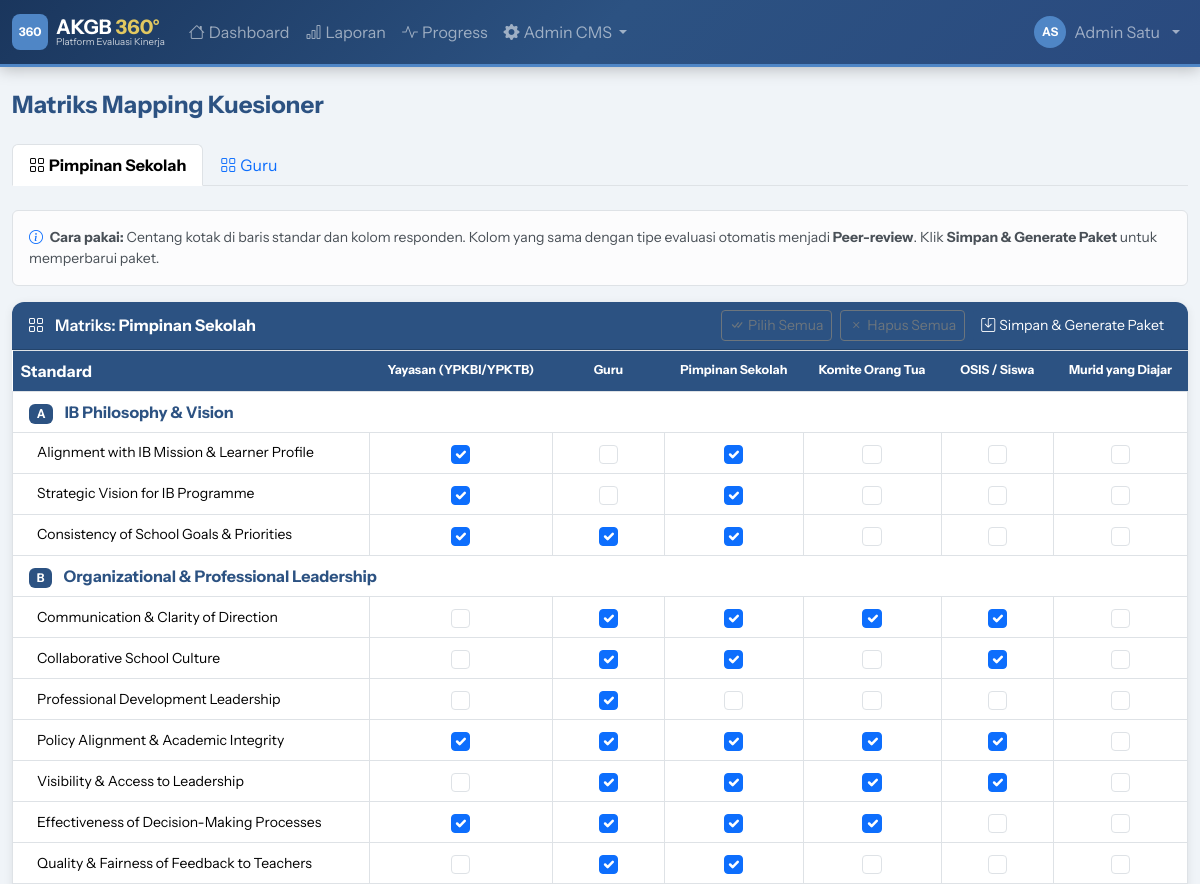
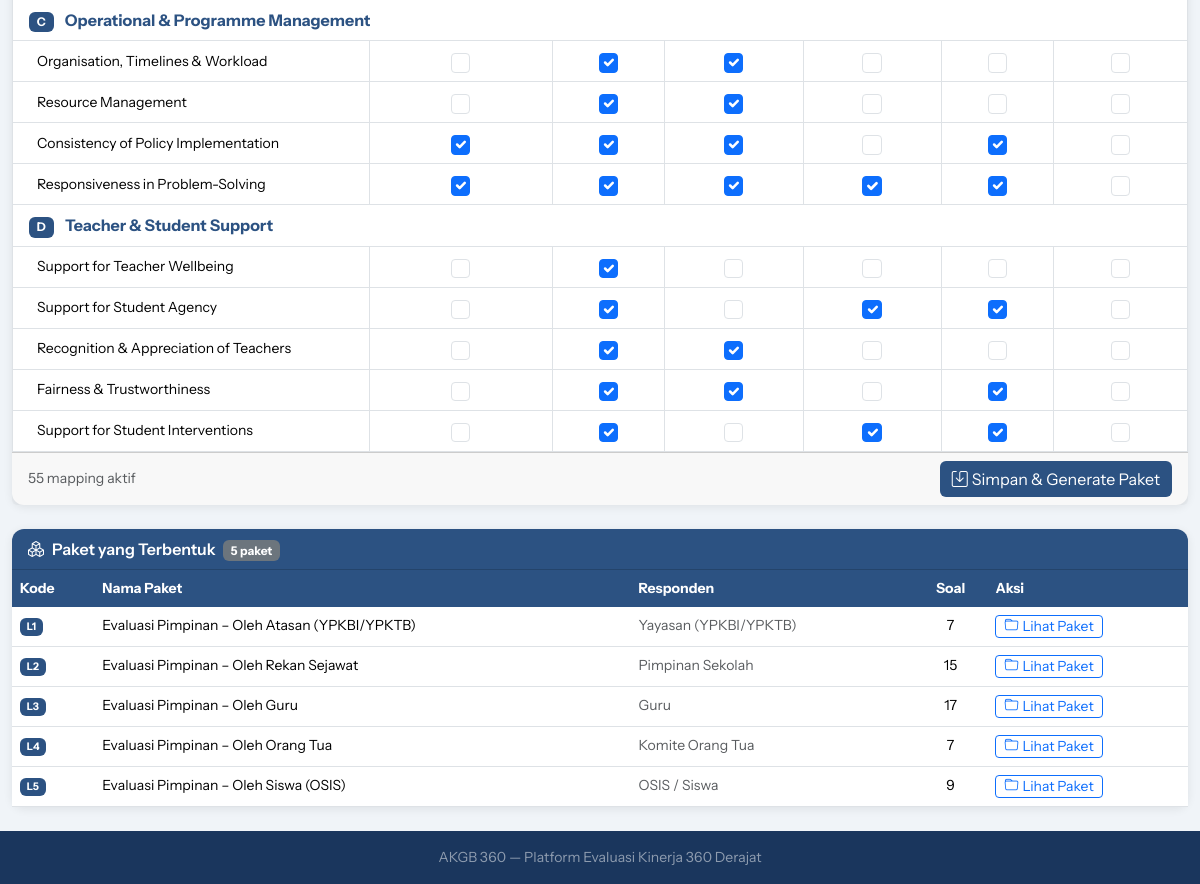
/demo/admin/matrix.php (signed in), run on the app's committed database (2 pictures, top to bottom).
### tables this page shows
CREATE TABLE `eval_types` (
  `id` int NOT NULL AUTO_INCREMENT,
  `code` varchar(20) NOT NULL,
  `name` varchar(100) NOT NULL,
  PRIMARY KEY (`id`),
  UNIQUE KEY `code` (`code`)
);

CREATE TABLE `packages` (
  `id` int NOT NULL AUTO_INCREMENT,
  `code` varchar(20) NOT NULL,
  `name` varchar(200) NOT NULL,
  `eval_type_id` int NOT NULL,
  `period_id` int DEFAULT NULL COMMENT 'NULL = template global, ada nilai = terikat periode',
  `respondent_type` varchar(50) NOT NULL,
  `description` text,
  `is_self_reflection` tinyint(1) DEFAULT '0',
  PRIMARY KEY (`id`),
  KEY `eval_type_id` (`eval_type_id`),
  KEY `period_id` (`period_id`),
  CONSTRAINT `packages_ibfk_1` FOREIGN KEY (`eval_type_id`) REFERENCES `eval_types` (`id`),
  CONSTRAINT `packages_ibfk_2` FOREIGN KEY (`period_id`) REFERENCES `eval_periods` (`id`) ON DELETE SET NULL
);

### public_html/demo/includes/db.php (called while the page is built, shortened)
<?php
class Database {
    private static ?PDO $instance = null;
    public static function getInstance(): PDO {
        if (self::$instance === null) {
            $dsn = "mysql:host=" . DB_HOST . ";dbname=" . DB_NAME . ";charset=" . DB_CHARSET;
            $options = [
                PDO::ATTR_ERRMODE            => PDO::ERRMODE_EXCEPTION,
                PDO::ATTR_DEFAULT_FETCH_MODE => PDO::FETCH_ASSOC,
                PDO::ATTR_EMULATE_PREPARES   => false,
            ];
            try {
                self::$instance = new PDO($dsn, DB_USER, DB_PASS, $options);
            } catch (PDOException $e) {
                die(json_encode(['error' => 'Database connection failed: ' . $e->getMessage()]));
            }
        }
        return self::$instance;
    }
    public static function query(string $sql, array $params = []): PDOStatement {
        $stmt = self::getInstance()->prepare($sql);
        $stmt->execute($params);
        return $stmt;
    }
    public static function fetchAll(string $sql, array $params = []): array {
        return self::query($sql, $params)->fetchAll();
    }
}

### public_html/demo/includes/functions.php (called while the page is built, shortened)
<?php
function h(string $s = ''): string {
    return htmlspecialchars($s, ENT_QUOTES, 'UTF-8');
}
function respondentLabel(string $type): string {
    return match($type) {
        'atasan'        => 'Yayasan (YPKBI/YPKTB)',
        'leader'        => 'Pimpinan Sekolah',
        'peer'          => 'Rekan Sejawat',
        'guru'          => 'Guru',
        'teacher'       => 'Rekan Sejawat (Guru)',
        'ortu'          => 'Komite Orang Tua',
        'siswa'         => 'OSIS / Siswa',
        'student_class' => 'Murid yang Diajar',
        'self'          => 'Refleksi Mandiri',
        default         => ucfirst($type),
    };
}

### public_html/demo/admin/matrix.php (the view, shortened to what this page needs)
<?php
require_once __DIR__ . '/../includes/db.php';
require_once __DIR__ . '/../includes/functions.php';
require_once __DIR__ . '/../includes/layout.php';
$tab = $_GET['tab'] ?? '';
$evalTypes = Database::fetchAll("SELECT * FROM eval_types ORDER BY id");
if (!$tab && !empty($evalTypes)) $tab = $evalTypes[0]['code'];
$currentEt = null;
foreach ($evalTypes as $et) {
    if ($et['code'] === $tab) { $currentEt = $et; break; }
}
$allRespondentTypes = [];
if ($currentEt) {
    $rtRows = Database::fetchAll("
        SELECT DISTINCT srm.respondent_type
        FROM standard_respondent_mapping srm
        JOIN standards s ON s.id = srm.standard_id
        JOIN domains d ON d.id = s.domain_id
        WHERE d.eval_type_id = ? AND srm.period_id IS NULL
        ORDER BY srm.respondent_type
    ", [$currentEt['id']]);
    foreach ($rtRows as $r) {
        $allRespondentTypes[$r['respondent_type']] = respondentLabel($r['respondent_type']);
    }
}
$existingMap = [];
$domains     = [];
if ($currentEt) {
    $mappings = Database::fetchAll("
        SELECT srm.standard_id, srm.respondent_type
        FROM standard_respondent_mapping srm
        JOIN standards s ON srm.standard_id = s.id
        JOIN domains d ON s.domain_id = d.id
        WHERE d.eval_type_id = ? AND srm.is_active = 1 AND srm.period_id IS NULL
    ", [$currentEt['id']]);
    foreach ($mappings as $m) {
        $displayType = $m['respondent_type'];
        $existingMap[$m['standard_id']][$displayType] = true;
    }
    $rows = Database::fetchAll("
        SELECT s.id as s_id, s.name as s_name,
               d.id as d_id, d.name as d_name, d.code as d_code, d.order_num as d_order
        FROM standards s
        JOIN domains d ON s.domain_id = d.id
        WHERE d.eval_type_id = ?
        ORDER BY d.order_num, d.id, s.order_num, s.id
    ", [$currentEt['id']]);
    foreach ($rows as $r) {
        $did = $r['d_id'];
        if (!isset($domains[$did])) {
            $domains[$did] = ['name'=>$r['d_name'],'code'=>$r['d_code'],'standards'=>[]];
        }
        $domains[$did]['standards'][$r['s_id']] = $r['s_name'];
    }
}
ob_start(); ?>
<ul class="nav nav-tabs mb-4">
  <?php foreach ($evalTypes as $et): ?>
  <li class="nav-item">
    <a class="nav-link <?= $tab===$et['code']?'active fw-bold':'' ?>"
       href="?tab=<?= urlencode($et['code']) ?>">
      <i class="bi bi-grid me-1"></i><?= h($et['name']) ?>
    </a>
  </li>
  <?php endforeach; ?>
</ul>
<?php if (!$currentEt || empty($domains)): ?>
<div class="card">
  <div class="card-body text-center py-5 text-muted">
    <i class="bi bi-grid display-4 mb-3 d-block"></i>
    <p>Belum ada standard untuk tipe ini.</p>
    <a href="<?= APP_URL ?>/admin/foundation.php?tab=standards" class="btn btn-navy">
      Tambah Standard →
    </a>
  </div>
</div>
<?php else: ?>
<div class="alert alert-light border small mb-3">
  <i class="bi bi-info-circle me-1 text-primary"></i>
  <strong>Cara pakai:</strong> Centang kotak di baris standar dan kolom responden.
  Kolom yang sama dengan tipe evaluasi otomatis menjadi <strong>Peer-review</strong>.
  Klik <strong>Simpan & Generate Paket</strong> untuk memperbarui paket.
</div>
<form method="POST">
  <div class="card">
    <div class="card-header d-flex justify-content-between align-items-center">
      <span>
        <i class="bi bi-grid me-2"></i>
        Matriks: <strong><?= h($currentEt['name']) ?></strong>
      </span>
      <div class="d-flex gap-2">
        <button type="button" class="btn btn-sm btn-outline-secondary" id="btnCheckAll">
          <i class="bi bi-check-all me-1"></i>Pilih Semua
        </button>
        <button type="button" class="btn btn-sm btn-outline-secondary" id="btnUncheckAll">
          <i class="bi bi-x me-1"></i>Hapus Semua
        </button>
        <button type="submit" class="btn btn-sm btn-navy">
          <i class="bi bi-save me-1"></i>Simpan & Generate Paket
        </button>
      </div>
    </div>
    <div class="card-body p-0">
      <div class="table-responsive">
        <table class="table table-bordered mb-0" id="matrixTable">
          <thead>
            <tr style="background:var(--ktb-navy);color:white">
              <th style="min-width:260px;vertical-align:middle">Standard</th>
              <?php foreach ($allRespondentTypes as $rType => $rLabel):
              ?>
              <th class="text-center" style="min-width:100px;vertical-align:middle;font-size:.78rem">
                <?= h($rLabel) ?>
              </th>
              <?php endforeach; ?>
            </tr>
          </thead>
          <tbody>
            <?php foreach ($domains as $did => $domain): ?>
            <tr style="background:#eef1fa">
              <td colspan="<?= count($allRespondentTypes)+1 ?>" class="py-2 px-3">
                <span class="badge me-2" style="background:var(--ktb-navy)">
                  <?= h($domain['code']??'—') ?>
                </span>
                <strong class="text-navy"><?= h($domain['name']) ?></strong>
              </td>
            </tr>
            <?php foreach ($domain['standards'] as $sid => $sName): ?>
            <tr class="standard-row">
              <td class="ps-4 small" style="vertical-align:middle"><?= h($sName) ?></td>
              <?php foreach ($allRespondentTypes as $rType => $rLabel): ?>
              <td class="text-center" style="vertical-align:middle">
                <div class="form-check d-flex justify-content-center mb-0">
                  <input type="checkbox"
                    class="form-check-input matrix-cb"
                    name="mapping[<?= $sid ?>][<?= $rType ?>]"
                    value="1"
                    style="width:1.2em;height:1.2em;cursor:pointer"
                    <?= !empty($existingMap[$sid][$rType]) ? 'checked' : '' ?>>
                </div>
              </td>
              <?php endforeach; ?>
            </tr>
            <?php endforeach; ?>
            <?php endforeach; ?>
          </tbody>
        </table>
      </div>
    </div>
    <div class="card-footer d-flex justify-content-between align-items-center">
      <small class="text-muted">
        <span id="checkedCount">0</span> mapping aktif
      </small>
      <button type="submit" class="btn btn-navy">
        <i class="bi bi-save me-1"></i>Simpan & Generate Paket
      </button>
    </div>
  </div>
</form>
<?php
$existingPkgs = Database::fetchAll("
    SELECT p.*, COUNT(pq.id) as q_count
    FROM packages p
    LEFT JOIN package_questions pq ON pq.package_id = p.id
    WHERE p.eval_type_id = ? AND p.is_self_reflection = 0 AND p.period_id IS NULL
    GROUP BY p.id
    ORDER BY p.id
", [$currentEt['id']]);
?>
<?php if (!empty($existingPkgs)): ?>
<div class="card mt-4">
  <div class="card-header">
    <i class="bi bi-boxes me-2"></i>Paket yang Terbentuk
    <span class="badge bg-secondary ms-1"><?= count($existingPkgs) ?> paket</span>
  </div>
  <div class="card-body p-0">
    <table class="table table-hover mb-0 small">
      <thead><tr>
        <th>Kode</th>
        <th>Nama Paket</th>
        <th>Responden</th>
        <th class="text-center">Soal</th>
        <th>Aksi</th>
      </tr></thead>
      <tbody>
        <?php foreach ($existingPkgs as $pkg): ?>
        <tr>
          <td><span class="badge badge-navy"><?= h($pkg['code']) ?></span></td>
          <td><?= h($pkg['name']) ?></td>
          <td class="text-muted"><?= h(respondentLabel($pkg['respondent_type'])) ?></td>
          <td class="text-center"><?= $pkg['q_count'] ?></td>
          <td>
            <a href="<?= APP_URL ?>/admin/questions_packages.php?pkg=<?= $pkg['id'] ?>&et=<?= urlencode($tab) ?>"
               class="btn btn-sm btn-outline-primary py-0 px-2">
              <i class="bi bi-folder me-1"></i>Lihat Paket
            </a>
          </td>
        </tr>
        <?php endforeach; ?>
      </tbody>
    </table>
  </div>
</div>
<?php endif; ?>
<?php endif; ?>

### public_html/demo/assets/css/style.css (style rules this page uses)
:root { --ktb-navy: #2C5282; --ktb-navy-dark: #1A365D; --ktb-navy-light: #2A4A7F; --ktb-blue: #4F86C6; --ktb-blue-light: #6B9FD4; --ktb-blue-dark: #3A6FA8; --ktb-gold: #E2C860; --ktb-gold-light: #EDF2F7; --ktb-sunshade: #ff9a31; --ktb-aqua: #F0F4F8; --ktb-platinum: #C3D9ED; --ktb-gray: #F0F4F8; }
body { background: var(--ktb-aqua); min-height: 100vh; display: flex; flex-direction: column; font-family: 'Instrument Sans', 'Segoe UI', system-ui, sans-serif; }
.text-navy { color: var(--ktb-navy) !important; }
.card { border: none; box-shadow: 0 2px 10px rgba(0,0,0,.08); border-radius: 12px; }
.card-header { background: var(--ktb-navy); color: white; border-radius: 12px 12px 0 0 !important; font-weight: 600; }
.table thead th { background: var(--ktb-navy); color: white; border: none; }
.btn-navy { background: var(--ktb-navy); color: white; border: none; }
.badge-navy { background: var(--ktb-navy); color: white; }

### data on the page
eval_types: name "Pimpinan Sekolah"
eval_types: name "Guru"
packages: code "L1", name "Evaluasi Pimpinan – Oleh Atasan (YPKBI/YPKTB)", respondent_type "Yayasan (YPKBI/YPKTB)", q_count "7"
packages: code "L2", name "Evaluasi Pimpinan – Oleh Rekan Sejawat", respondent_type "Pimpinan Sekolah", q_count "15"
packages: code "L3", name "Evaluasi Pimpinan – Oleh Guru", respondent_type "Guru", q_count "17"
packages: code "L4", name "Evaluasi Pimpinan – Oleh Orang Tua", respondent_type "Komite Orang Tua", q_count "7"
packages: code "L5", name "Evaluasi Pimpinan – Oleh Siswa (OSIS)", respondent_type "OSIS / Siswa", q_count "9"

### other printed values
$initials "AS"
$name "Admin Satu"
$title "Matriks Mapping Kuesioner"
$rLabel "Yayasan (YPKBI/YPKTB)"
$rLabel "Guru"
$rLabel "Pimpinan Sekolah"
$rLabel "Komite Orang Tua"
$rLabel "OSIS / Siswa"
$rLabel "Murid yang Diajar"
$domain['code'] "A"
$domain['name'] "IB Philosophy & Vision"
$sName "Alignment with IB Mission & Learner Profile"
$sName "Strategic Vision for IB Programme"
$sName "Consistency of School Goals & Priorities"
$domain['code'] "B"
